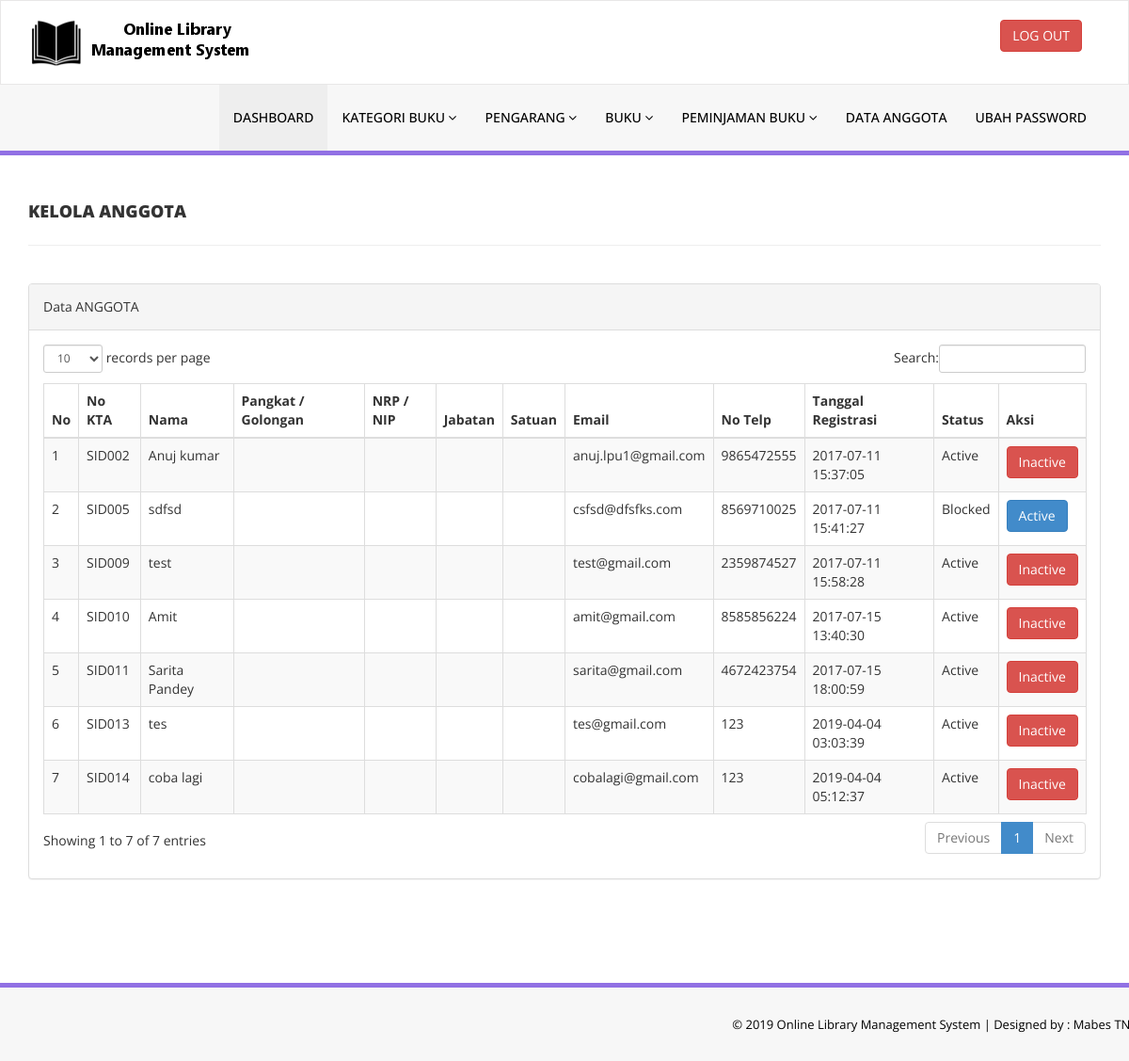
Before: /admin/reg-students.php (signed in) with the older database file.
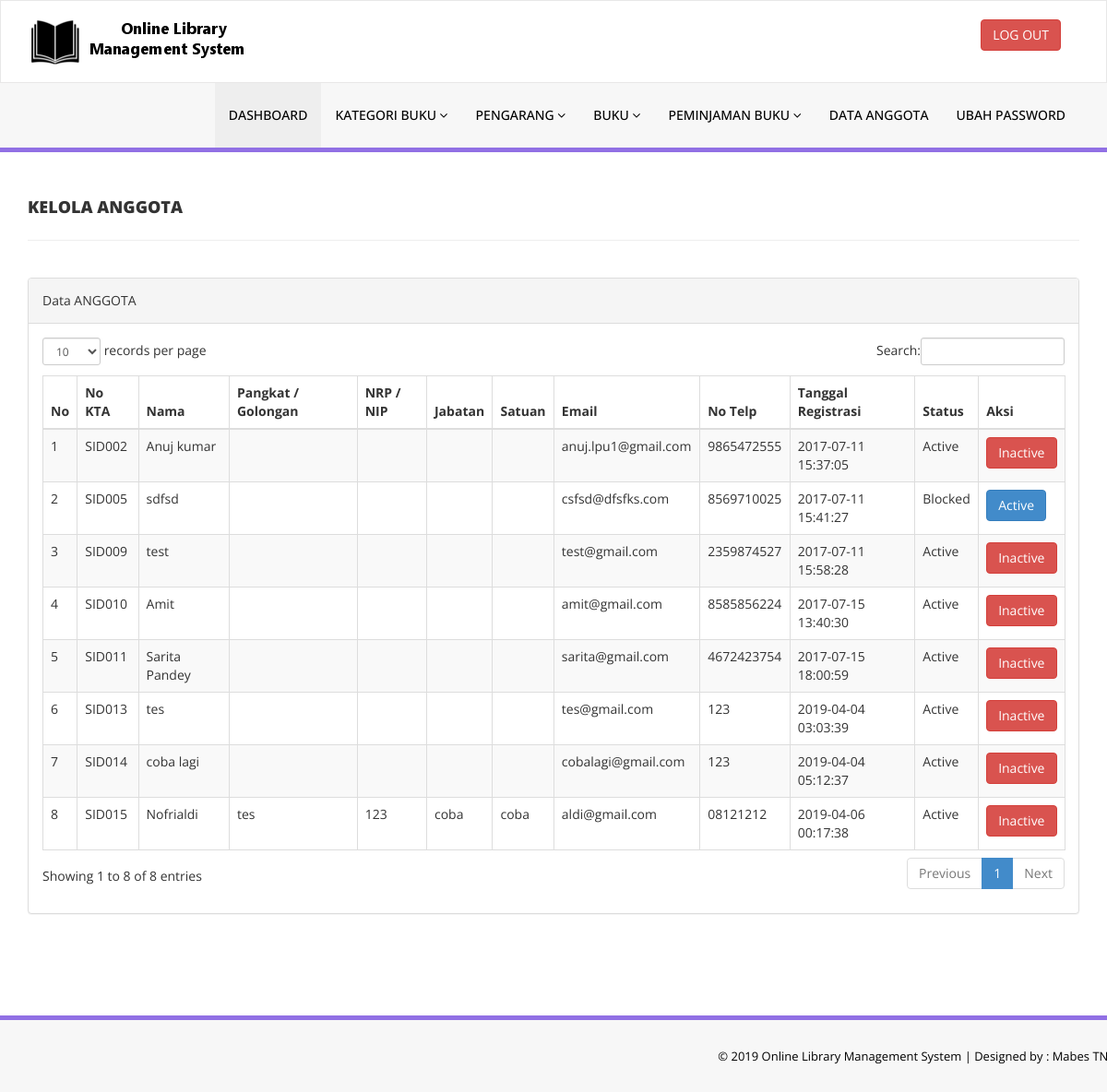
After: the same page with the newer database file.
### tables this page shows
CREATE TABLE `tblstudents` (
  `id` int(11) NOT NULL,
  `StudentId` varchar(100) DEFAULT NULL,
  `FullName` varchar(120) DEFAULT NULL,
  `EmailId` varchar(120) DEFAULT NULL,
  `MobileNumber` char(11) DEFAULT NULL,
  `Password` varchar(120) DEFAULT NULL,
  `Status` int(1) DEFAULT NULL,
  `RegDate` timestamp NULL DEFAULT CURRENT_TIMESTAMP,
  `UpdationDate` timestamp NULL DEFAULT NULL ON UPDATE CURRENT_TIMESTAMP,
  `Pangkat` varchar(255) DEFAULT NULL,
  `NRP` varchar(255) DEFAULT NULL,
  `Jabatan` varchar(255) DEFAULT NULL,
  `Satuan` varchar(255) DEFAULT NULL
);

### admin/reg-students.php (the view, shortened to what this page needs)
<?php
include('includes/config.php');
if(strlen($_SESSION['alogin'])==0)
    {
header('location:index.php');
}
else{
    ?>
<!DOCTYPE html>
<html xmlns="http://www.w3.org/1999/xhtml">
<head>
    <link href="assets/css/bootstrap.css" rel="stylesheet" />
    <link href="assets/css/font-awesome.css" rel="stylesheet" />
    <link href="assets/js/dataTables/dataTables.bootstrap.css" rel="stylesheet" />
    <link href="assets/css/style.css" rel="stylesheet" />
</head>
<body>
<?php include('includes/header.php');?>
    <div class="content-wrapper">
         <div class="container">
        <div class="row pad-botm">
            <div class="col-md-12">
                <h4 class="header-line">Kelola Anggota</h4>
    </div>
        </div>
            <div class="row">
                <div class="col-md-12">
                    <div class="panel panel-default">
                        <div class="panel-heading">
                          Data ANGGOTA
                        </div>
                        <div class="panel-body">
                            <div class="table-responsive">
                                <table class="table table-striped table-bordered table-hover" id="dataTables-example">
                                    <thead>
                                        <tr>
                                            <th>No</th>
                                            <th>No KTA</th>
                                            <th>Nama</th>
                                            <th>Pangkat / Golongan</th>
                                            <th>NRP / NIP</th>
                                            <th>Jabatan</th>
                                            <th>Satuan</th>
                                            <th>Email </th>
                                            <th>No Telp</th>
                                            <th>Tanggal Registrasi</th>
                                            <th>Status</th>
                                            <th>Aksi</th>
                                        </tr>
                                    </thead>
                                    <tbody>
<?php $sql = "SELECT * from tblstudents";
$query = $dbh -> prepare($sql);
$query->execute();
$results=$query->fetchAll(PDO::FETCH_OBJ);
$cnt=1;
if($query->rowCount() > 0)
{
foreach($results as $result)
{               ?>
                                        <tr class="odd gradeX">
                                            <td class="center"><?php echo htmlentities($cnt);?></td>
                                            <td class="center"><?php echo htmlentities($result->StudentId);?></td>
                                            <td class="center"><?php echo htmlentities($result->FullName);?></td>
                                            <td class="center"><?php echo htmlentities($result->Pangkat);?></td>
                                            <td class="center"><?php echo htmlentities($result->NRP);?></td>
                                            <td class="center"><?php echo htmlentities($result->Jabatan);?></td>
                                            <td class="center"><?php echo htmlentities($result->Satuan);?></td>
                                            <td class="center"><?php echo htmlentities($result->EmailId);?></td>
                                            <td class="center"><?php echo htmlentities($result->MobileNumber);?></td>
                                             <td class="center"><?php echo htmlentities($result->RegDate);?></td>
                                            <td class="center"><?php if($result->Status==1)
                                            {
                                                echo htmlentities("Active");
                                            } else {
                                            echo htmlentities("Blocked");
}
                                            ?></td>
                                            <td class="center">
<?php if($result->Status==1)
 {?>
<a href="reg-students.php?inid=<?php echo htmlentities($result->id);?>" onclick="return confirm('Are you sure you want to block this student?');"" >  <button class="btn btn-danger"> Inactive</button>
<?php } else {?>
                                            <a href="reg-students.php?id=<?php echo htmlentities($result->id);?>" onclick="return confirm('Are you sure you want to active this student?');""><button class="btn btn-primary"> Active</button>
                                            <?php } ?>
                                            </td>
                                        </tr>
 <?php $cnt=$cnt+1;}} ?>
                                    </tbody>
                                </table>
                            </div>
                        </div>
                    </div>
                </div>
            </div>
    </div>
    </div>
  <?php include('includes/footer.php');?>
</body>
</html>
<?php } ?>

### admin/includes/header.php (shortened to what this page needs)
<div class="navbar navbar-inverse set-radius-zero" >
        <div class="container">
            <div class="navbar-header">
                <a class="navbar-brand">
                    <img src="assets/img/logo.png" />
                </a>
            </div>
            <div class="right-div">
                <a href="logout.php" class="btn btn-danger pull-right">LOG OUT</a>
            </div>
        </div>
    </div>
    <section class="menu-section">
        <div class="container">
            <div class="row ">
                <div class="col-md-12">
                    <div class="navbar-collapse collapse ">
                        <ul id="menu-top" class="nav navbar-nav navbar-right">
                            <li><a href="dashboard.php" class="menu-top-active">DASHBOARD</a></li>
                            <li>
                                <a href="#" class="dropdown-toggle" id="ddlmenuItem" data-toggle="dropdown"> Kategori Buku <i class="fa fa-angle-down"></i></a>
                            </li>
                            <li>
                                <a href="#" class="dropdown-toggle" id="ddlmenuItem" data-toggle="dropdown"> Pengarang <i class="fa fa-angle-down"></i></a>
                            </li>
 <li>
                                <a href="#" class="dropdown-toggle" id="ddlmenuItem" data-toggle="dropdown"> Buku <i class="fa fa-angle-down"></i></a>
                            </li>
                           <li>
                                <a href="#" class="dropdown-toggle" id="ddlmenuItem" data-toggle="dropdown"> Peminjaman Buku <i class="fa fa-angle-down"></i></a>
                            </li>
                             <li><a href="reg-students.php">Data Anggota</a></li>
  <li><a href="change-password.php">Ubah Password</a></li>
                        </ul>
                    </div>
                </div>
            </div>
        </div>
    </section>

### admin/includes/footer.php
<section class="footer-section">
     <div class="container">
         <div class="row">
             <div class="col-md-12">
                &copy; 2019 Online Library Management System |<a href="https://phpgurukul.com/" target="_blank"  > Designed by : Mabes TNI</a>
             </div>
         </div>
     </div>
 </section>

### admin/assets/css/style.css (style rules this page uses)
.set-radius-zero { border-radius:0px; -moz-border-radius:0px; -webkit-border-radius:0px; }
.content-wrapper { margin-top: 40px; min-height:800px; padding-bottom:90px; }
.header-line { font-weight:900; padding-bottom:25px; border-bottom:1px solid #eeeeee; text-transform:uppercase; }
.pad-botm { padding-bottom:30px; }
.right-div { float: right; padding: 20px; }
#menu-top a { color:#000; text-decoration:none; font-weight:500; padding: 25px 15px 25px 15px; text-transform:uppercase; }
.menu-section { background-color: #f7f7f7; border-bottom:5px solid #9170E4; width:100% }
.menu-top-active { background-color:#eeeeee; }
.navbar-inverse { background-color: #FFF; border-color: rgba(155, 153, 153, 0.23); }
.navbar { min-height: 90px; margin-bottom: 0px; }
.footer-section { padding:25px 50px 25px 50px; color:#000; font-size:13px; background-color: #f7f7f7; text-align:right; border-top:5px solid #9170E4; }
.footer-section a, .footer-section a:hover { color:#000; }

Changed rows visible on the page:
added tblstudents: StudentId "SID015", FullName "Nofrialdi", Pangkat "tes", NRP "123", Jabatan "coba", Satuan "coba", EmailId "aldi@gmail.com", MobileNumber "08121212", RegDate "2019-04-06 00:17:38"
Other visible differences:
text written by a page script: "records per page Search: Showing 1 to 7 of 7 entries Previous 1 Next" → "records per page Search: Showing 1 to 8 of 8 entries Previous 1 Next"
